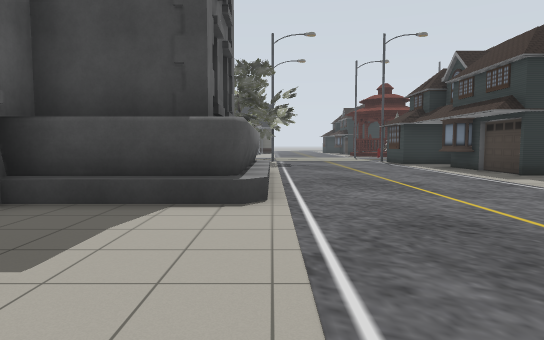
View 1 (above)

24 first-person views from a walk through a robot-simulator world made for Gazebo. The camera is 1.2 m above the floor, tilts 4° down and sees 75° across. Floor lines are 1 m apart. The floor is counted in squares, 2 m on a side. Each view is taken from the middle of a square. On the plan, view 1 faces up. The plan holds only what a view shows up to about 10 squares ahead; the rest is blank. The place goes on beyond the plan. Robots are left out. Simple patterns stand in for the simulator's built-in surfaces. Simple shapes stand in for some stock models. Some surface patterns are stand-ins.

View 2
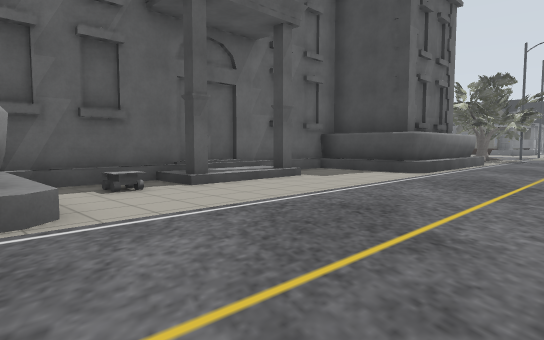

View 3
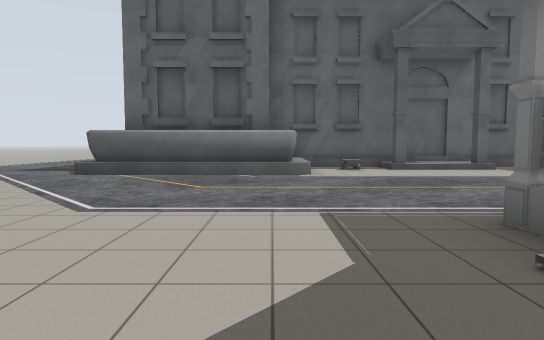

View 4
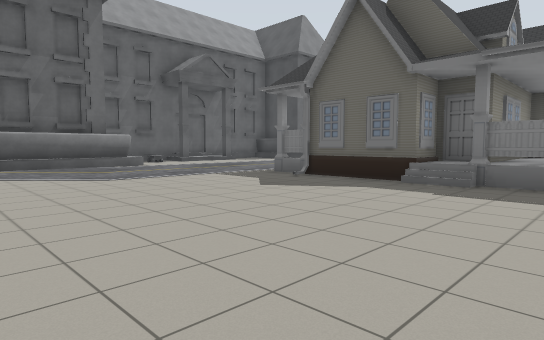

View 5
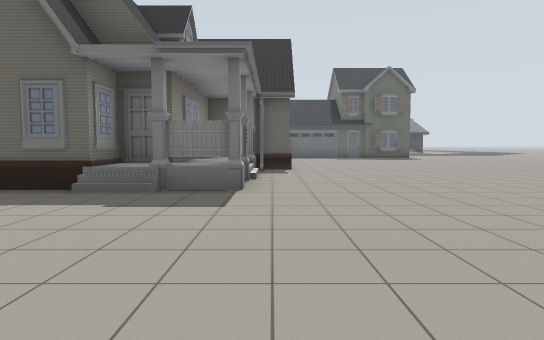

View 6
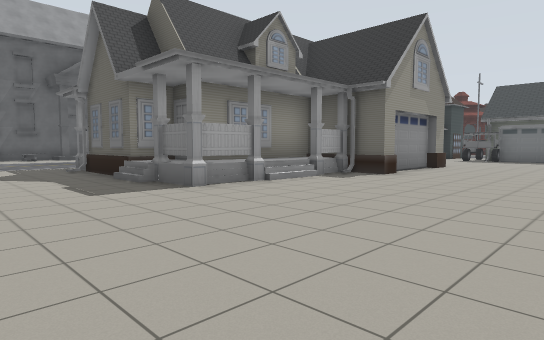

View 7
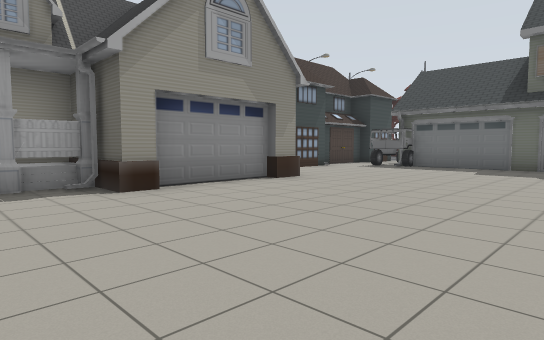

View 8
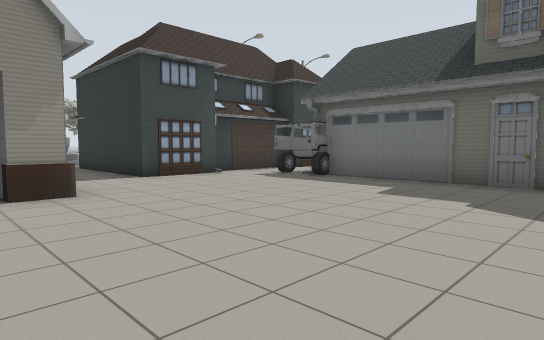

View 9
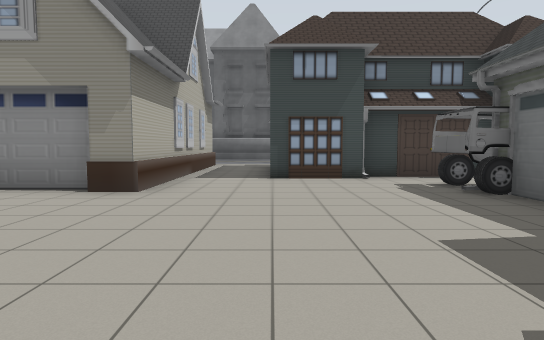

View 10
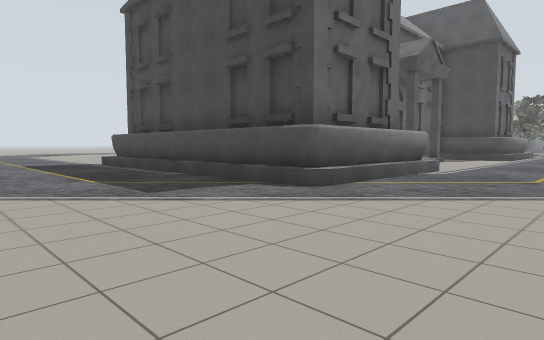

View 11
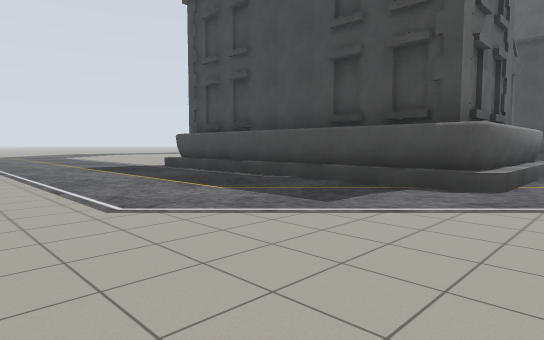

View 12
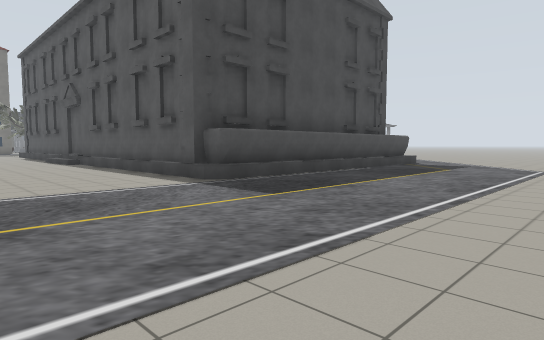

View 13
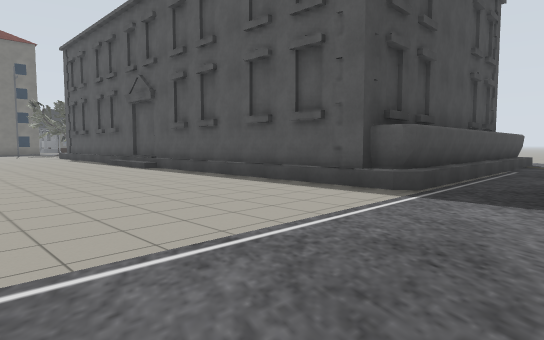

View 14
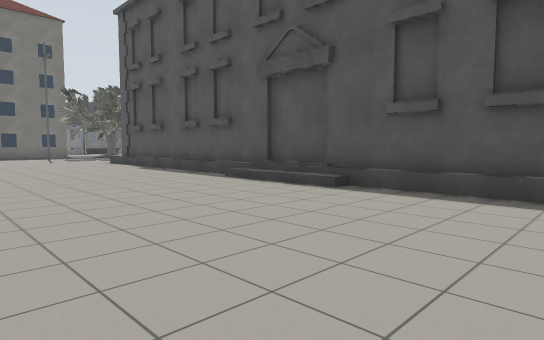

View 15
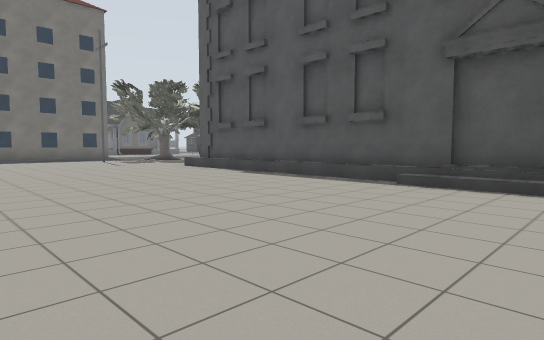

View 16
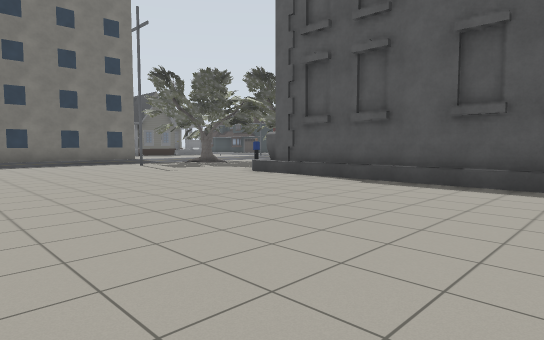

View 17
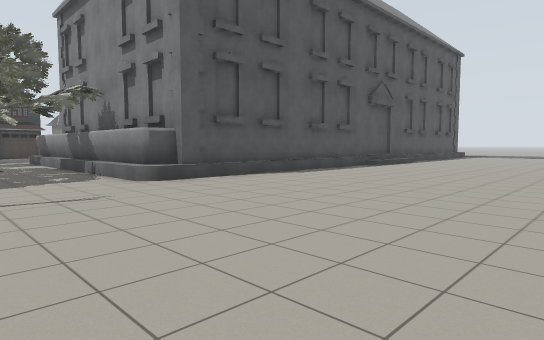

View 18
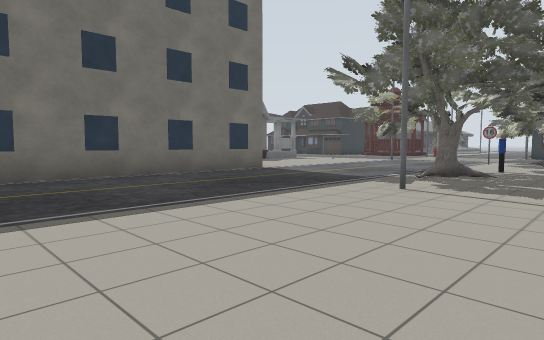

View 19
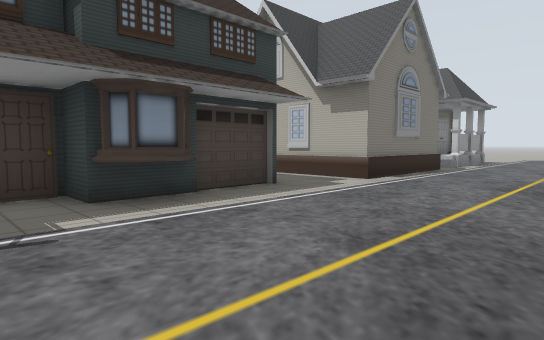

View 20
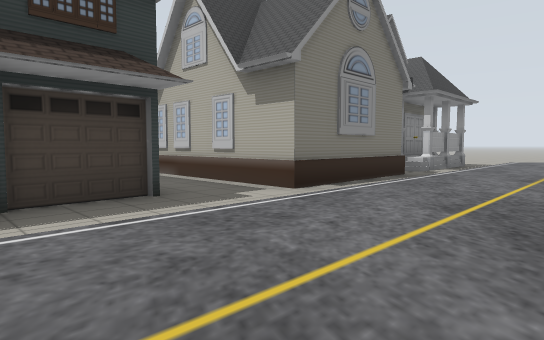

View 21
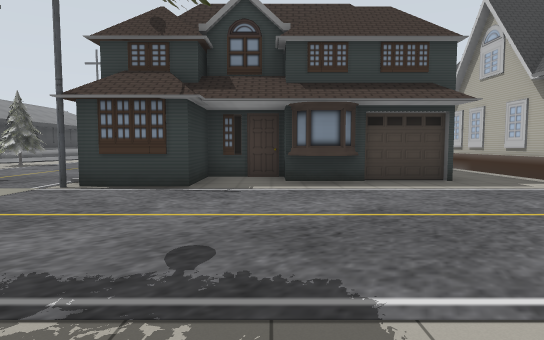

View 22
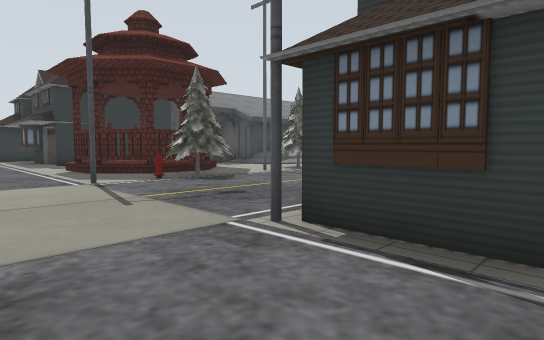

View 23
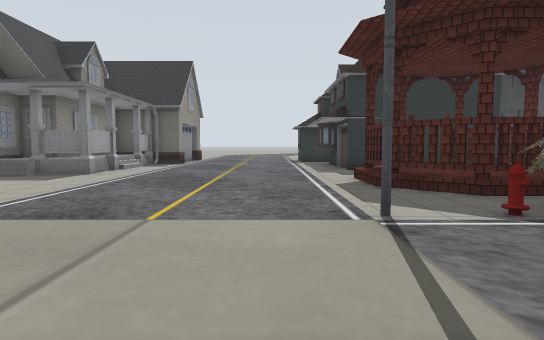

View 24
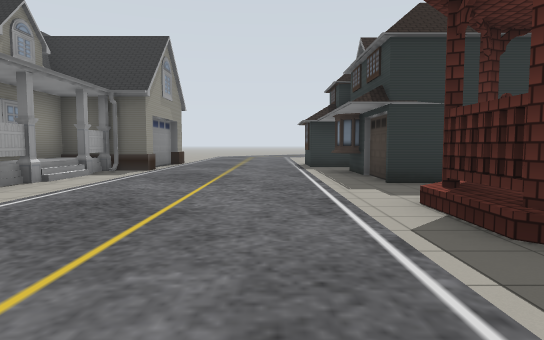

### Floor plan
Key: @ floor where view 1 was taken; # wall or solid block; . floor; T oak tree; H house; S school; C car; P pole; B building; E person; I pine tree; L lamp; A pavilion; F fire hydrant; O other object.
Columns run from 14 left of view 1 to 15 right of it. Each row starts with its distance up from view 1.
 28              H
 27            HH.....HH
 26            HHHH.....H
 25            HHH.....H
 24           HHHH.....H
 23           HHHH.....HHHH#
 22            HHH......
 21             .......AAA
 20             .......AAAA
 19              ......AAA.
 18               ......I..II
 17  BBBBBB.       ...LFI.PII
 16  ........      .........
 15  .........      ........
 14 .......TT..     ......
 13 .......T....    ..L.
 12 .....P.T.ET..T ...H.H H    H
 11 .........TT  T......HHH.C  H
 10 ..........T  .......H H.CCHHH
  9 ............  .....HH H......
  8 ......SSSSSS SS....HH H.......
  7 ......SSS    SS....HHHH.......
  6 ......S      SS...............
  5 ......S    SSSS....HHHHHH.....
  4 ......S    SSSS....HHHHHH.....
  3 ......S    S.......H HHHH.....
  2 ......S    S.......H HHHH.....
  1 ......S    SS......H HHH......
  0 ......S    SS.@....H HHH......
 -1 ......S    SS......H HHH......
 -2  .....S    SO......HHHHH.....
 -3  .....S    S.................
 -4  .....S    SSSS..............
 -5   ....S      SS..............
 -6  .....S      SS...........
 -7  .....SSSSSSSSS..........
 -8  .....SSSSSSSS....  .....
 -9  .................
-10  .................
-11   ................
-12   ................
-13   .....    .....

Positions as (right, up) in squares from view 1, and headings:
1: (0, 0), facing up
2: (3, -4), facing up-left
3: (7, -4), facing left
4: (10, -8), facing up-left
5: (10, -7), facing up
6: (14, -5), facing up-left
7: (15, 0), facing up-left
8: (15, 4), facing up-left
9: (15, 7), facing left
10: (3, -12), facing up-left
11: (1, -13), facing up-left
12: (-12, -13), facing up-right
13: (-13, -10), facing up-right
14: (-13, -4), facing up-right
15: (-14, -1), facing up-right
16: (-14, 2), facing up-right
17: (-14, 11), facing down-right
18: (-14, 10), facing up-right
19: (1, 11), facing down-right
20: (1, 9), facing down-right
21: (-1, 10), facing right
22: (2, 11), facing up-right
23: (3, 14), facing up
24: (3, 17), facing up
